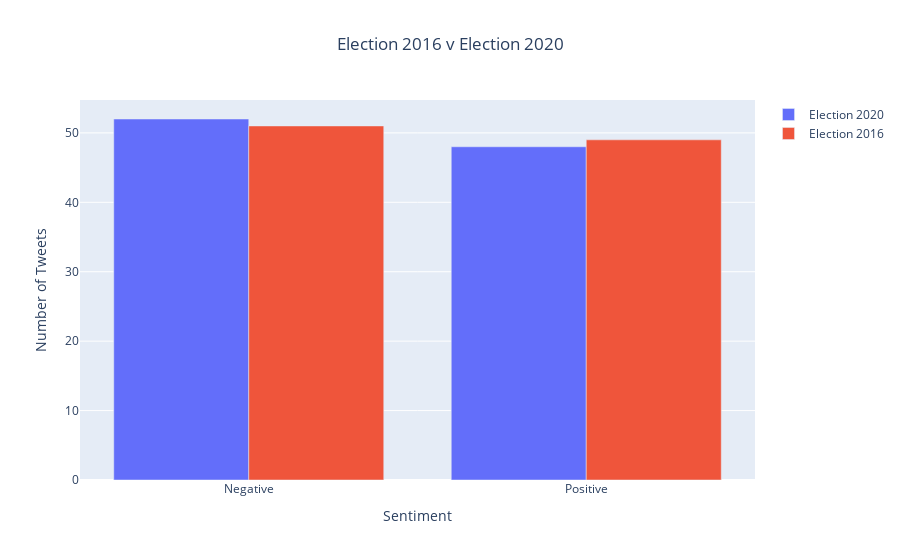

Notebook code for this chart:
### Code cell
fig=go.Figure()
fig.add_trace(go.Bar(x=['Negative','Positive'],y=val,name='Election 2020'))
fig.add_trace(go.Bar(x=['Negative','Positive'],y=val2,name='Election 2016'))

fig.update_layout(title='Election 2016 v Election 2020',title_x=0.5,
                   xaxis_title='Sentiment',
                   yaxis_title='Number of Tweets')

fig.show()

### Figure 1 — Plotly figure (JSON) as saved in the notebook; plotly's stock layout.template omitted (floating-point values rounded to 4 significant figures)
{"data": [{"name": "Election 2020", "type": "bar", "x": ["Negative", "Positive"], "y": [52, 48]}, {"name": "Election 2016", "type": "bar", "x": ["Negative", "Positive"], "y": [51, 49]}], "layout": {"title": {"text": "Election 2016 v Election 2020", "x": 0.5}, "xaxis": {"title": {"text": "Sentiment"}}, "yaxis": {"title": {"text": "Number of Tweets"}}}}
